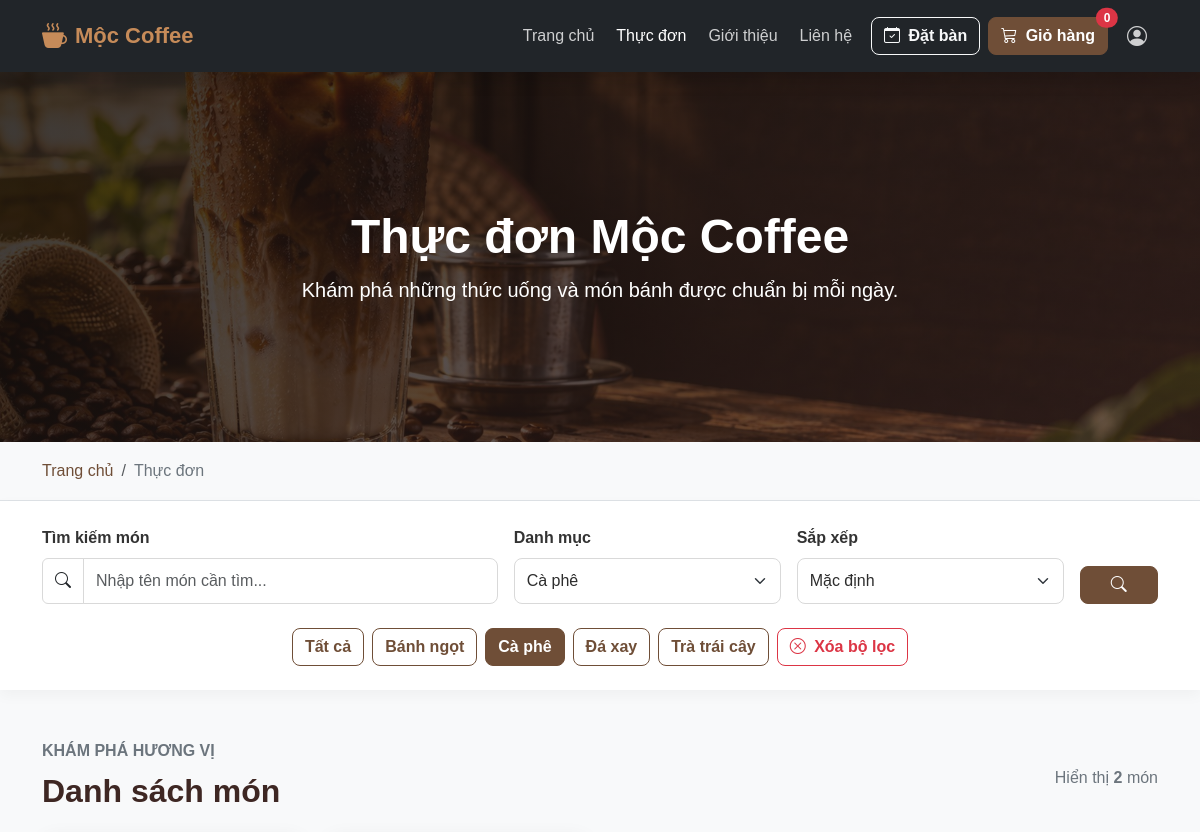
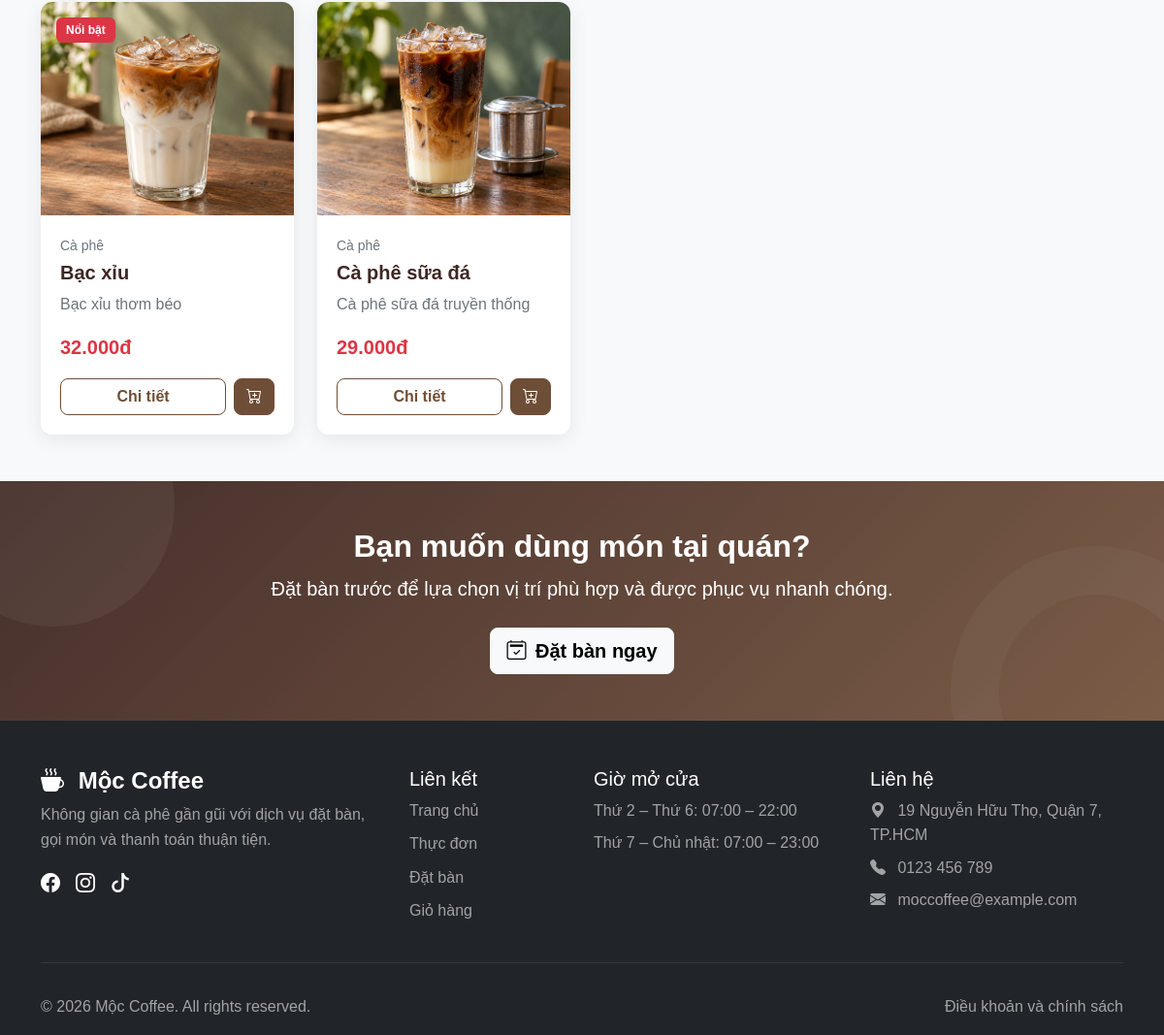
Screenshot of /pages/menu.php?category=1 with the database file from the repository (2 pictures, top to bottom).
### tables this page shows
CREATE TABLE IF NOT EXISTS categories (
    id INT UNSIGNED AUTO_INCREMENT PRIMARY KEY,
    name VARCHAR(100) NOT NULL,
    slug VARCHAR(120) NOT NULL UNIQUE,
    description TEXT,
    status TINYINT(1) NOT NULL DEFAULT 1,
    created_at TIMESTAMP NOT NULL DEFAULT CURRENT_TIMESTAMP,
    updated_at TIMESTAMP NOT NULL DEFAULT CURRENT_TIMESTAMP ON UPDATE CURRENT_TIMESTAMP
);

CREATE TABLE IF NOT EXISTS products (
    id INT UNSIGNED AUTO_INCREMENT PRIMARY KEY,
    category_id INT UNSIGNED NOT NULL,
    name VARCHAR(150) NOT NULL,
    slug VARCHAR(170) NOT NULL UNIQUE,
    description TEXT,
    price DECIMAL(12, 2) NOT NULL DEFAULT 0,
    image VARCHAR(255),
    status TINYINT(1) NOT NULL DEFAULT 1,
    created_at TIMESTAMP NOT NULL DEFAULT CURRENT_TIMESTAMP,
    updated_at TIMESTAMP NOT NULL DEFAULT CURRENT_TIMESTAMP ON UPDATE CURRENT_TIMESTAMP,
    CONSTRAINT fk_products_categories FOREIGN KEY (category_id)
        REFERENCES categories(id) ON UPDATE CASCADE ON DELETE RESTRICT
);

### pages/menu.php (the view, shortened to what the rows shown need)
<?php
require_once __DIR__ . '/../includes/init.php';
$search = trim((string) ($_GET['search'] ?? ''));
$categoryId = filter_input(
    INPUT_GET,
    'category',
    FILTER_VALIDATE_INT
);
$sort = (string) ($_GET['sort'] ?? 'default');
$categoryStatement = $pdo->query(
    "SELECT id, name, slug
     FROM categories
     WHERE status = 1
     ORDER BY name ASC"
);
$categories = $categoryStatement->fetchAll();
$whereConditions = [
    'p.status = 1',
    'c.status = 1',
];
$queryParameters = [];
if ($categoryId !== null) {
    $whereConditions[] = 'p.category_id = :category_id';
    $queryParameters['category_id'] = $categoryId;
}
$orderBy = match ($sort) {
    'name_asc' => 'p.name ASC',
    'name_desc' => 'p.name DESC',
    'price_asc' => 'p.price ASC',
    'price_desc' => 'p.price DESC',
    default => 'p.id DESC',
};
$productSql = "
    SELECT
        p.id,
        p.category_id,
        p.name,
        p.slug,
        p.description,
        p.price,
        p.image,
        c.name AS category_name
    FROM products AS p
    INNER JOIN categories AS c
        ON c.id = p.category_id
    WHERE " . implode(' AND ', $whereConditions) . "
    ORDER BY {$orderBy}
";
$productStatement = $pdo->prepare($productSql);
$productStatement->execute($queryParameters);
$products = $productStatement->fetchAll();
?>
<!DOCTYPE html>
<html lang="vi">
<head>
  <link href="https://cdn.jsdelivr.net/npm/bootstrap@5.3.3/dist/css/bootstrap.min.css" rel="stylesheet" />
  <link rel="stylesheet" href="https://cdn.jsdelivr.net/npm/bootstrap-icons@1.11.3/font/bootstrap-icons.min.css" />
  <link rel="stylesheet" href="../assets/css/style.css" />
  <link rel="stylesheet" href="../assets/css/responsive.css" />
</head>
<body>
  <main>
    <section class="page-banner menu-banner">
      <div class="container text-center text-white">
        <h1 class="display-5 fw-bold">Thực đơn Mộc Coffee</h1>
      </div>
    </section>
<section class="py-4 bg-white sticky-filter">
  <div class="container">
    <div
      class="d-flex flex-wrap gap-2
             justify-content-center mt-4"
    >
      <a
        href="menu.php"
        class="btn <?=
          $categoryId === null
              ? 'btn-coffee'
              : 'btn-outline-coffee'
        ?>"
      >
        Tất cả
      </a>
      <?php foreach ($categories as $category): ?>
        <a
          href="menu.php?category=<?=
            (int) $category['id']
          ?>"
          class="btn <?=
            $categoryId === (int) $category['id']
                ? 'btn-coffee'
                : 'btn-outline-coffee'
          ?>"
        >
          <?=
            htmlspecialchars(
                $category['name'],
                ENT_QUOTES,
                'UTF-8'
            )
          ?>
        </a>
      <?php endforeach; ?>
      <?php if (
          $search !== ''
          || $categoryId !== null
          || $sort !== 'default'
      ): ?>
        <a
          href="menu.php"
          class="btn btn-outline-danger"
        >
          <i class="bi bi-x-circle me-1"></i>
          Xóa bộ lọc
        </a>
      <?php endif; ?>
    </div>
  </div>
</section>
<section class="py-5 bg-light">
  <div class="container">
    <div
      class="d-flex flex-column flex-md-row
             justify-content-between align-items-md-center mb-4"
    >
      <div>
        <h2 class="section-title mb-0">
          Danh sách món
        </h2>
      </div>
    </div>
    <?php if (empty($products)): ?>
      <div class="text-center py-5">
        <i class="bi bi-search display-3 text-secondary"></i>
        <h3 class="h4 mt-3">
          Không tìm thấy món phù hợp
        </h3>
        <p class="text-secondary">
          Hãy thử thay đổi từ khóa hoặc chọn danh mục khác.
        </p>
        <a href="menu.php" class="btn btn-coffee">
          Xem tất cả món
        </a>
      </div>
    <?php else: ?>
      <div class="row g-4">
        <?php foreach ($products as $index => $product): ?>
          <?php
          $image = trim(
              (string) ($product['image'] ?? '')
          );
          if ($image === '') {
              $imageUrl =
                  '../assets/images/products/default-product.jpg';
          } elseif (
              filter_var($image, FILTER_VALIDATE_URL)
          ) {
              $imageUrl = $image;
          } elseif (
              strpos($image, '/uploads/') === 0
          ) {
              $imageUrl = '../backend' . $image;
          } else {
              $imageUrl =
                  '../assets/images/products/'
                  . basename($image);
          }
          $description = trim(
              (string) ($product['description'] ?? '')
          );
          ?>
          <div class="col-12 col-sm-6 col-lg-4 col-xl-3">
            <article class="card product-card h-100">
              <div class="position-relative">
                <img
                  src="<?=
                    htmlspecialchars(
                        $imageUrl,
                        ENT_QUOTES,
                        'UTF-8'
                    )
                  ?>"
                  class="card-img-top"
                  alt="<?=
                    htmlspecialchars(
                        $product['name'],
                        ENT_QUOTES,
                        'UTF-8'
                    )
                  ?>"
                  loading="lazy"
                  onerror="
                    this.onerror = null;
                    this.src =
                      '../assets/images/products/default-product.jpg';
                  "
                >
                <?php if ($index === 0): ?>
                  <span
                    class="badge bg-danger
                           position-absolute top-0 start-0 m-3"
                  >
                    Nổi bật
                  </span>
                <?php endif; ?>
              </div>
              <div class="card-body d-flex flex-column">
                <p class="small text-secondary mb-1">
                  <?=
                    htmlspecialchars(
                        $product['category_name'],
                        ENT_QUOTES,
                        'UTF-8'
                    )
                  ?>
                </p>
                <h3 class="card-title h5">
                  <?=
                    htmlspecialchars(
                        $product['name'],
                        ENT_QUOTES,
                        'UTF-8'
                    )
                  ?>
                </h3>
                <p class="card-text text-secondary">
                  <?=
                    htmlspecialchars(
                        $description,
                        ENT_QUOTES,
                        'UTF-8'
                    )
                  ?>
                </p>
                <div class="mt-auto">
                  <p class="fw-bold text-danger fs-5 mb-3">
                    <?=
                      number_format(
                          (float) $product['price'],
                          0,
                          ',',
                          '.'
                      )
                    ?>đ
                  </p>
                  <div class="d-flex gap-2">
                    <a
                      href="product-detail.php?id=<?=
                        (int) $product['id']
                      ?>"
                      class="btn btn-outline-coffee flex-grow-1"
                    >
                      Chi tiết
                    </a>
                    <form
                      method="POST"
                      action="../actions/cart-add.php"
                    >
                      <button
                        type="submit"
                        class="btn btn-coffee"
                        title="Thêm vào giỏ hàng"
                      >
                        <i class="bi bi-cart-plus"></i>
                      </button>
                    </form>
                  </div>
                </div>
              </div>
            </article>
          </div>
        <?php endforeach; ?>
      </div>
    <?php endif; ?>
  </div>
</section>
    <section class="booking-callout py-5">
      <div class="container text-center text-white">
        <h2 class="fw-bold">Bạn muốn dùng món tại quán?</h2>
      </div>
    </section>
  </main>
  <footer class="bg-dark text-white pt-5">
    <div class="container">
      <div class="row g-4">
        <div class="col-12 col-md-6 col-lg-4">
          <h2 class="h4 fw-bold">
            <i class="bi bi-cup-hot-fill me-2"></i>
            Mộc Coffee
          </h2>
        </div>
      </div>
    </div>
  </footer>
</body>
</html>
</html>

### rows the page displays
categories: name "Bánh ngọt"
categories: name "Cà phê"
categories: name "Đá xay"
categories: name "Trà trái cây"
products: image (picture), shows "Nổi bật", category.name "Cà phê", name "Bạc xỉu", description "Bạc xỉu thơm béo", price "32.000"
products: image (picture), category.name "Cà phê", name "Cà phê sữa đá", description "Cà phê sữa đá truyền thống", price "29.000"

### other values shown
$cartCount "0"
count($products) "2"
form field category "Cà phê"
